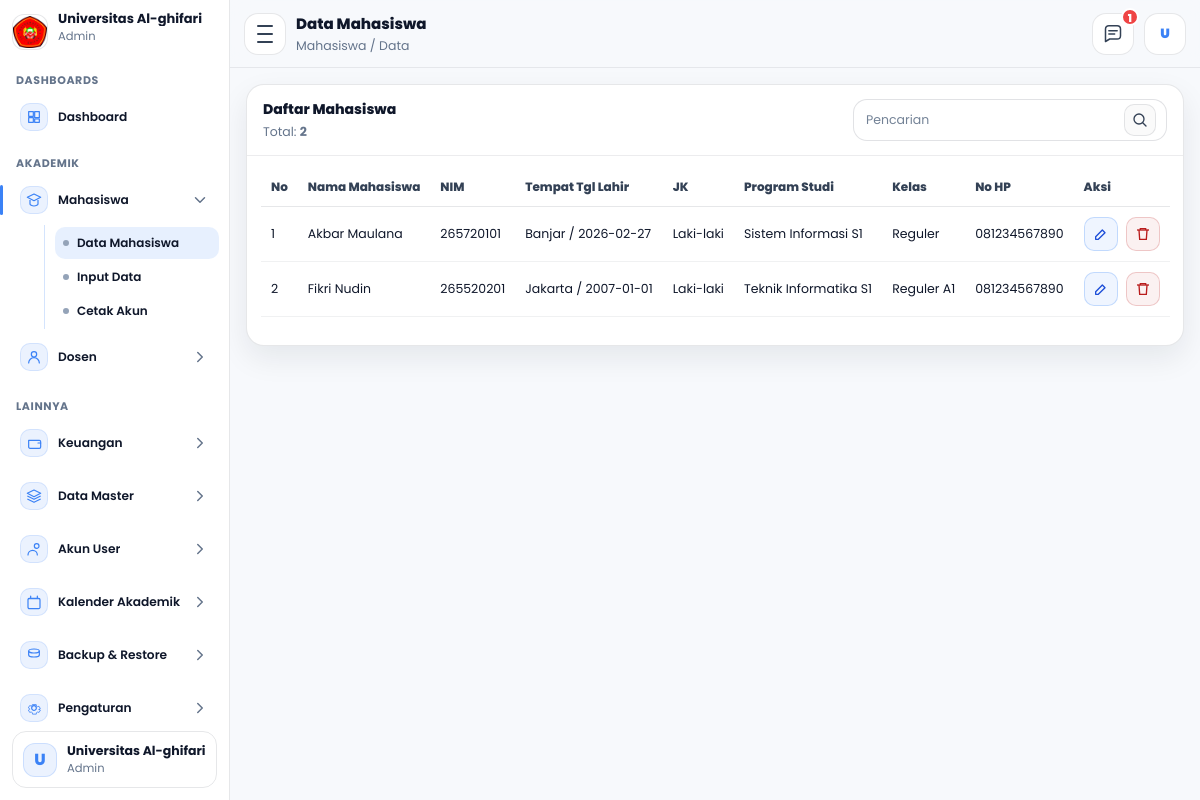
/admin/mahasiswa/data.php (signed in), run on an earlier commit of the app's database.
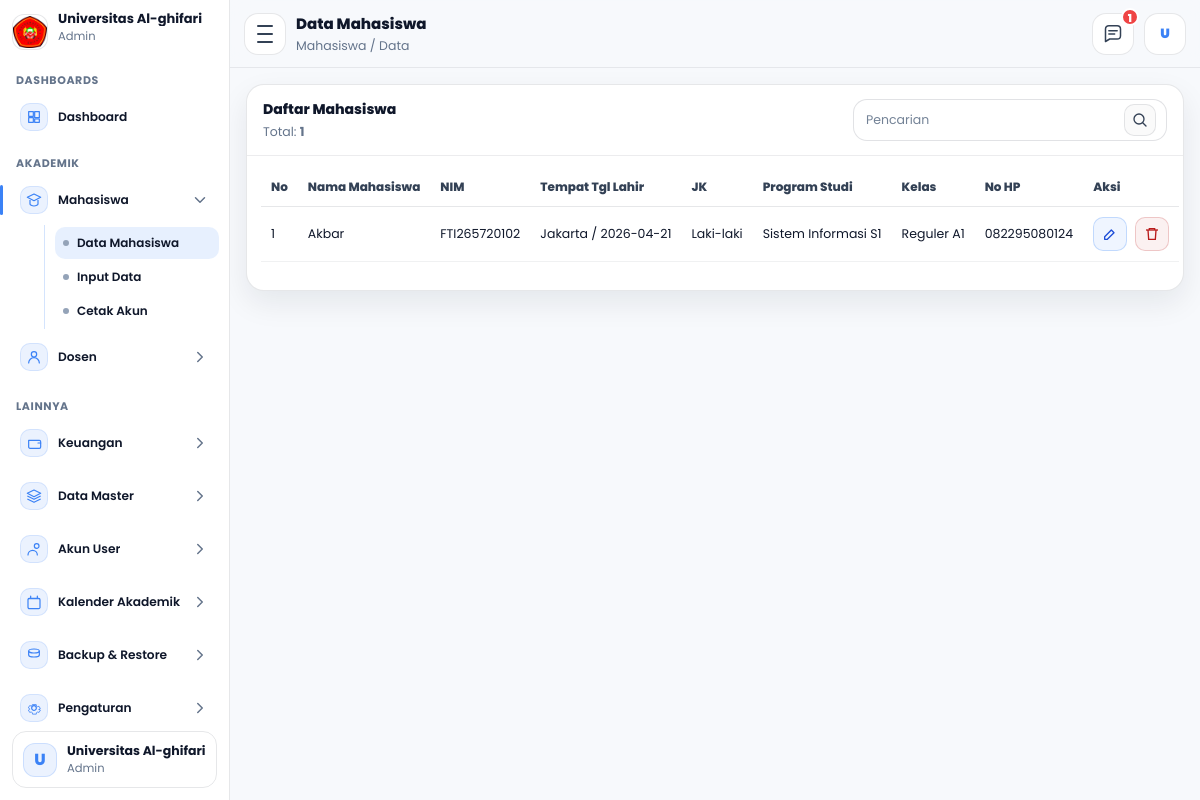
And on a later commit of the database.
### tables this page shows
CREATE TABLE `mahasiswa` (
  `id_mahasiswa` int NOT NULL,
  `tanggal_registrasi` date NOT NULL,
  `periode_pendaftaran` varchar(60) NOT NULL,
  `jenis_pendaftaran` varchar(60) NOT NULL,
  `jalur_pendaftaran` varchar(60) DEFAULT NULL,
  `program_studi` varchar(100) NOT NULL,
  `kelas` varchar(30) NOT NULL,
  `nim` varchar(30) NOT NULL,
  `jalur_keuangan` varchar(100) NOT NULL,
  `nama_mahasiswa` varchar(150) NOT NULL,
  `tempat_lahir` varchar(100) NOT NULL,
  `tanggal_lahir` date NOT NULL,
  `jenis_kelamin` varchar(20) NOT NULL,
  `golongan_darah` varchar(5) DEFAULT NULL,
  `agama` varchar(30) NOT NULL,
  `ukuran_seragam` varchar(10) NOT NULL,
  `nik` varchar(30) DEFAULT NULL,
  `nisn` varchar(30) DEFAULT NULL,
  `npwp` varchar(30) DEFAULT NULL,
  `kewarganegaraan` enum('WNI','WNA') DEFAULT NULL,
  `provinsi` varchar(100) DEFAULT NULL,
  `kab_kota` varchar(100) DEFAULT NULL,
  `kecamatan` varchar(100) DEFAULT NULL,
  `kelurahan` varchar(100) DEFAULT NULL,
  `jalan` varchar(200) DEFAULT NULL,
  `dusun` varchar(100) DEFAULT NULL,
  `rt` varchar(10) DEFAULT NULL,
  `rw` varchar(10) DEFAULT NULL,
  `kode_pos` varchar(10) DEFAULT NULL,
  `jenis_tinggal` varchar(50) DEFAULT NULL,
  `alat_transportasi` varchar(50) DEFAULT NULL,
  `telepon` varchar(30) DEFAULT NULL,
  `hp` varchar(30) DEFAULT NULL,
  `email` varchar(120) DEFAULT NULL,
  `penerima_kps` enum('Ya','Tidak') DEFAULT NULL,
  `no_kps` varchar(50) DEFAULT NULL,
  `nama_ayah` varchar(150) DEFAULT NULL,
  `tanggal_lahir_ayah` date DEFAULT NULL,
  `pendidikan_ayah` varchar(80) DEFAULT NULL,
  `pekerjaan_ayah` varchar(80) DEFAULT NULL,
  `penghasilan_ayah` varchar(80) DEFAULT NULL,
  `nama_ibu` varchar(150) DEFAULT NULL,
  `tanggal_lahir_ibu` date DEFAULT NULL,
  `pendidikan_ibu` varchar(80) DEFAULT NULL,
  `pekerjaan_ibu` varchar(80) DEFAULT NULL,
  `penghasilan_ibu` varchar(80) DEFAULT NULL,
  `nama_wali` varchar(150) DEFAULT NULL,
  `tanggal_lahir_wali` date DEFAULT NULL,
  `pendidikan_wali` varchar(80) DEFAULT NULL,
  `pekerjaan_wali` varchar(80) DEFAULT NULL,
  `penghasilan_wali` varchar(80) DEFAULT NULL,
  `asal_sekolah` varchar(150) DEFAULT NULL,
  `no_ijazah` varchar(80) DEFAULT NULL,
  `alamat_sekolah` varchar(255) DEFAULT NULL,
  `kodepos_sekolah` varchar(10) DEFAULT NULL,
  `email_sekolah` varchar(120) DEFAULT NULL,
  `telepon_sekolah` varchar(30) DEFAULT NULL,
  `website_sekolah` varchar(120) DEFAULT NULL,
  `asal_jurusan` varchar(120) DEFAULT NULL,
  `sks_diakui` int DEFAULT NULL,
  `asal_perguruan_tinggi` varchar(150) DEFAULT NULL,
  `asal_program_studi` varchar(150) DEFAULT NULL,
  `akun_dicetak` tinyint(1) NOT NULL DEFAULT '0',
  `akun_dicetak_pada` timestamp NULL DEFAULT NULL,
  `id_user` int DEFAULT NULL,
  `dibuat_pada` timestamp NULL DEFAULT CURRENT_TIMESTAMP,
  `diubah_pada` timestamp NULL DEFAULT NULL ON UPDATE CURRENT_TIMESTAMP
);

### admin/mahasiswa/data.php (the view, shortened to what this page needs)
<?php
require_once __DIR__ . "/../../config.php";
require_once __DIR__ . "/../layout.php";
$qRaw = trim($_GET['q'] ?? '');
$q = $qRaw;
$page = (int)($_GET['page'] ?? 1);
$perPage = 15;
$offset = ($page - 1) * $perPage;
function buildWhereAndParams($q){
  $where = "";
  $params = [];
  $types = "";
  return [$where, $types, $params];
}
function renderRows($rows, $offset){
  $no = $offset + 1;
  $html = '';
  foreach ($rows as $r){
    $nama = e($r['nama_mahasiswa'] ?? '');
    $nim  = e($r['nim'] ?? '');
    $ttl  = e(($r['tempat_lahir'] ?? '-') . " / " . ($r['tanggal_lahir'] ?? '-'));
    $jk   = e($r['jenis_kelamin'] ?? '-');
    $prodi= e($r['program_studi'] ?? '-');
    $kelas= e($r['kelas'] ?? '-');
    $hp   = e($r['hp'] ?? '-');
    $id   = (int)($r['id_mahasiswa'] ?? 0);
    $html .= '<tr>';
    $html .= '<td class="col-no">'.$no.'</td>';
    $html .= '<td>'.$nama.'</td>';
    $html .= '<td class="mono">'.$nim.'</td>';
    $html .= '<td>'.$ttl.'</td>';
    $html .= '<td>'.$jk.'</td>';
    $html .= '<td>'.$prodi.'</td>';
    $html .= '<td>'.$kelas.'</td>';
    $html .= '<td>'.$hp.'</td>';
    $html .= '<td class="aksi">
            <a class="icon-btn edit" href="editdata.php?id='.$id.'" title="Edit">
              <svg viewBox="0 0 24 24" fill="none">
                <path d="M4 20h4l10-10-4-4L4 16v4Z" stroke="currentColor" stroke-width="2" stroke-linejoin="round"/>
              </svg>
            </a>
            <a class="icon-btn del"
               href="hapusdata.php?id='.$id.'"
               data-del="1"
               data-name="'.$nama.'"
               title="Hapus">
              <svg viewBox="0 0 24 24" fill="none">
                <path d="M3 6h18" stroke="currentColor" stroke-width="2"/>
                <path d="M8 6V4h8v2" stroke="currentColor" stroke-width="2"/>
                <path d="M6 6l1 14h10l1-14" stroke="currentColor" stroke-width="2"/>
              </svg>
            </a>
          </td>';
    $html .= '</tr>';
    $no++;
  }
  return $html;
}
list($where, $types, $params) = buildWhereAndParams($q);
$sqlTotal = "SELECT COUNT(*) AS total FROM mahasiswa $where";
$stmtT = $conn->prepare($sqlTotal);
$stmtT->execute();
$rsT = $stmtT->get_result();
$total = 0;
if ($rsT && ($rowT = $rsT->fetch_assoc())) $total = (int)$rowT['total'];
$sql = "SELECT id_mahasiswa, nama_mahasiswa, nim, tempat_lahir, tanggal_lahir, jenis_kelamin, program_studi, kelas, hp
        FROM mahasiswa
        $where
        ORDER BY id_mahasiswa ASC
        LIMIT ? OFFSET ?";
$stmt = $conn->prepare($sql);
if ($types !== '') {
  $types2 = $types . "ii";
  $limit = $perPage;
  $off = $offset;
  $stmt->bind_param($types2, ...array_merge($params, [$limit,$off]));
} else {
  $limit = $perPage;
  $off = $offset;
  $stmt->bind_param("ii", $limit, $off);
}
$stmt->execute();
$rs = $stmt->get_result();
$rows = [];
if ($rs) {
  while ($r = $rs->fetch_assoc()) $rows[] = $r;
}
$tbodyHtml = renderRows($rows, $offset);
?>
<div class="panel">
  <div class="panel-head">
    <div class="panel-left">
      <div class="panel-title">Daftar Mahasiswa</div>
      <div class="panel-sub">Total: <b id="totalText"><?= (int)$total ?></b></div>
    </div>
    <div class="panel-actions">
      <div class="searchbox">
        <input type="text" id="q" placeholder="Pencarian" value="<?= e($q) ?>" autocomplete="off">
        <button type="button" class="sbtn" aria-label="Cari">
          <svg viewBox="0 0 24 24" fill="none" aria-hidden="true">
            <path d="M10.5 18a7.5 7.5 0 1 1 0-15 7.5 7.5 0 0 1 0 15Z" stroke="currentColor" stroke-width="2"/>
            <path d="M16.5 16.5 21 21" stroke="currentColor" stroke-width="2" stroke-linecap="round"/>
          </svg>
        </button>
      </div>
    </div>
  </div>
  <div class="table-wrap">
    <table class="tbl">
      <thead>
        <tr>
          <th class="col-no">No</th>
          <th>Nama Mahasiswa</th>
          <th class="mono">NIM</th>
          <th>Tempat Tgl Lahir</th>
          <th>JK</th>
          <th>Program Studi</th>
          <th>Kelas</th>
          <th>No HP</th>
          <th class="col-aksi">Aksi</th>
        </tr>
      </thead>
      <tbody id="tbody">
        <?= $tbodyHtml ?>
      </tbody>
    </table>
  </div>
  <div class="panel-foot">
  </div>
</div>

What changed in the data, as far as the page shows it:
removed mahasiswa: id_mahasiswa "2", nama_mahasiswa "Fikri Nudin", nim "265520201", ttl "Jakarta / 2007-01-01", jenis_kelamin "Laki-laki", program_studi "Teknik Informatika S1", kelas "Reguler A1", hp "081234567890"
removed mahasiswa: nama_mahasiswa "Akbar Maulana", nim "265720101", ttl "Banjar / 2026-02-27", jenis_kelamin "Laki-laki", program_studi "Sistem Informasi S1", kelas "Reguler", hp "081234567890"
added mahasiswa: nama_mahasiswa "Akbar", nim "FTI265720102", ttl "Jakarta / 2026-04-21", jenis_kelamin "Laki-laki", program_studi "Sistem Informasi S1", kelas "Reguler A1", hp "082295080124"
Also different on the page:
$total: (not shown) → "1"
